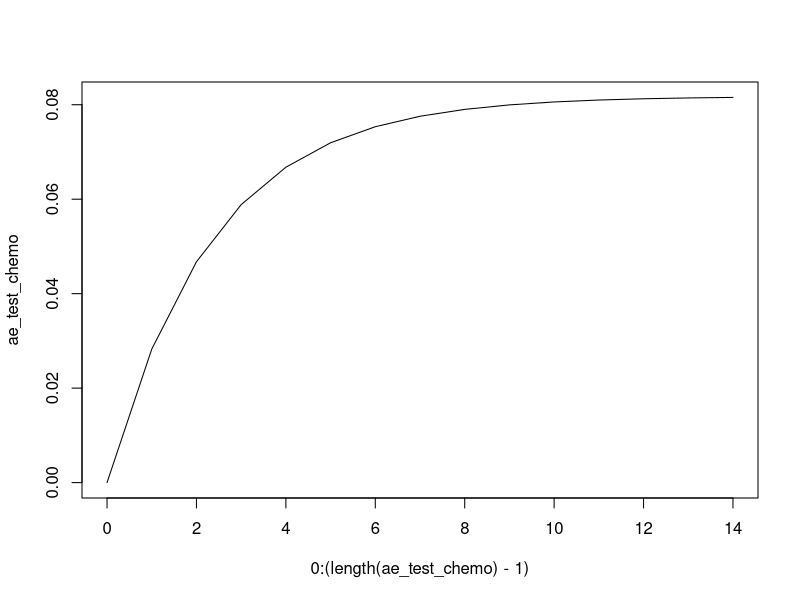
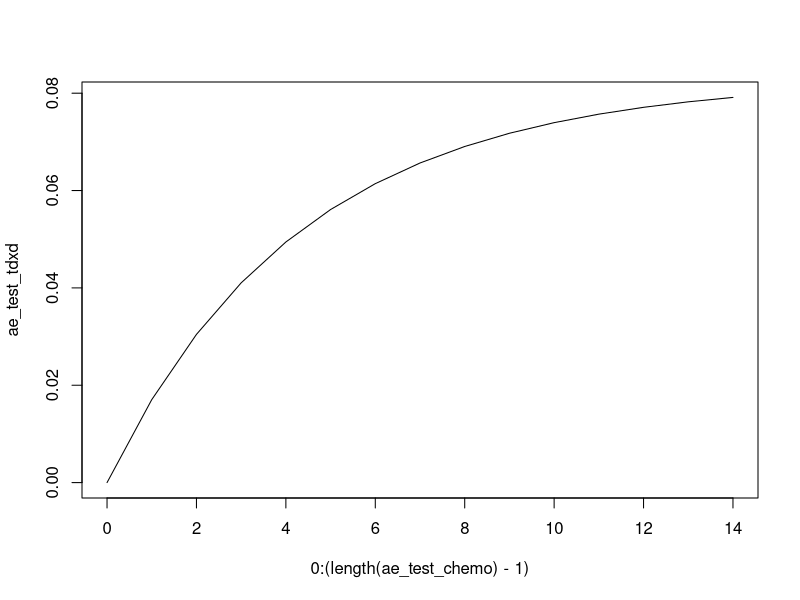
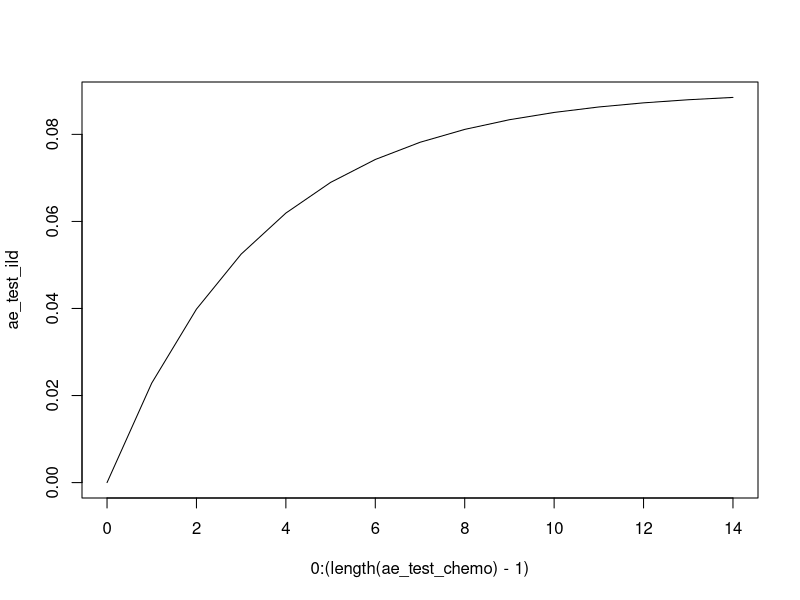

Reproduce these figures in R, in order.
#This code was created by Marcus Moen, MS and edited by James Dickerson, MD, MS.
#Oversight from Jeremy Goldhaber-Feibert, PhD and Fernando Alarid-Escudero, Ph.D.

options(scipen=999)

#The target variables in line 161 are the values we are calibrating to. Change this if you want to change the calibration
#The sd corresponding to the targets is found at line 296

#Function for calculating the standard error of a survival curve given 
#number at risk, n_risk, number of deaths at each timestep, n_deaths, and the survival probabilities, surv_prob

library(expm)
library(ggplot2)

#Function for finding the transition matrices such that they can be imported to the CEA file
#Takes as its input the optimal values for the eval_variables function and outputs a list of transition matrices
transition_matrices_7state <- function(input_var, calibrate=T){
  #print("RUNNING")
  
  r_pf2prog <- input_var[1] #Rate 1
  r_prog2death <- input_var[2] #Rate 2
  hr_pf2prog_chemo2tdxd <- input_var[3]
  
  #Variables for the AEs in chemo
  gamma_chemo <- input_var[4]
  alpha_chemo <- input_var[5]
  
  #Variables for the AEs in Tdxd
  gamma_tdxd <- input_var[6]
  alpha_tdxd <- input_var[7]
  
  #Variables for the ILDs in Tdxd
  gamma_ILD <- input_var[8]
  alpha_ILD <- input_var[9]
  
  #Rate of dying from other causes (background mortality)
  r_OC_death <- rep(c(0.000455117,0.000667712,0.000939403,0.001487732,0.002481213, 0.004368355, 0.008008381,0.014505686, 0.024617632)
                    ,each=(12*5))
  
  #Takes to long to calibrate if we use the whole length (we do not need the whole lenght to calibrate)
  if(calibrate){
    n <- 40
  }else{
    #n <- length(r_OC_death)
    n <- 121
  }
  #The rate of getting an AE and being discontinued. (Needs updating)
  Ft_chemo <- c()
  Ft_tdxd <- c()
  Ft_tdxd_ILD <- c()
  
  Ht_chemo <- c()
  Ht_tdxd <- c()
  Ht_tdxd_ILD <- c()
  
  r_AE <- c()
  r_AE_tdxd <- c()
  r_ILD <- c()
  r_ILD_tdxd <- c()
  for(t in 1:(n+1)){
    Ft_chemo <- append(Ft_chemo, alpha_chemo*(1-exp(-gamma_chemo*t)))
    Ft_tdxd <- append(Ft_tdxd, alpha_tdxd*(1-exp(-gamma_tdxd*t)))
    Ft_tdxd_ILD <- append(Ft_tdxd_ILD, alpha_ILD*(1-exp(-gamma_ILD*t)))
    
    Ht_chemo <- append(Ht_chemo, -log(1-Ft_chemo[t]))
    Ht_tdxd <- append(Ht_tdxd, -log(1-Ft_tdxd[t]))
    Ht_tdxd_ILD <- append(Ht_tdxd_ILD, -log(1-Ft_tdxd_ILD[t]))
    
    if(t > 1){
      r_AE <- append(r_AE, Ht_chemo[t]-Ht_chemo[t-1])
      r_AE_tdxd <- append(r_AE_tdxd, Ht_tdxd[t]-Ht_tdxd[t-1])
      r_ILD <- append(r_ILD, 0)
      r_ILD_tdxd <- append(r_ILD_tdxd, Ht_tdxd_ILD[t]-Ht_tdxd_ILD[t-1])
    }
  }
  
  
  #Defining some hazard ratios (Dummy variables for now, maybe changed later)
  hr_pfAE2progAE <- 1
  hr_progAE2death <- 1
  hr_pfae2prog_chemo2tdxd <- 1
  hr_pf2prog2death_chemo2tdxd <- 1
  hr_pfAE2progAE2death_chemo2tdxd <- 1
  hr_pf2progILD_chemo2tdxd <- 1
  hr_pf2progILD2death_chemo2tdxd <- 1
  
  
  #Finding the relationship between the rates
  r_pfAE2progAE <- r_pf2prog*hr_pfAE2progAE
  r_pf2progILD <- r_pf2prog*0
  r_pf2progILD_death <- r_prog2death*0
  r_progAE2death <- r_prog2death*hr_progAE2death
  
  
  r_pf2prog_tdxd <- r_pf2prog*hr_pf2prog_chemo2tdxd
  r_pfAE2progAE_tdxd <- r_pf2prog*hr_pfae2prog_chemo2tdxd
  r_prog2death_tdxd <- r_prog2death*hr_pf2prog2death_chemo2tdxd
  r_progAE2death_tdxd <- r_prog2death*hr_pfAE2progAE2death_chemo2tdxd
  r_pf2progILD_tdxd <- r_pf2prog*hr_pf2progILD_chemo2tdxd
  r_pf2progILD_death_tdxd <- r_prog2death*hr_pf2progILD2death_chemo2tdxd
  
  P_chemo <- list()
  P_tdxd <- list()
  
  for(t in 1:n){
    #Creating the transition matrices
    G_chemo <- matrix(c(-(r_pf2prog + r_OC_death[t] + r_AE[t] + r_ILD[t]), r_AE[t], r_ILD[t], r_pf2prog, 0, 0, r_OC_death[t],
                        0, -(r_pfAE2progAE + r_OC_death[t]), 0, 0, r_pfAE2progAE, 0, r_OC_death[t],
                        0, 0, -(r_pf2progILD + r_OC_death[t]), 0, 0, r_pf2progILD, r_OC_death[t],
                        0, 0, 0, -(r_OC_death[t] + r_prog2death), 0, 0, (r_OC_death[t] + r_prog2death),
                        0, 0, 0, 0, -(r_OC_death[t] + r_progAE2death), 0, (r_OC_death[t] + r_progAE2death),
                        0, 0, 0, 0, 0, -(r_OC_death[t] + r_pf2progILD_death), (r_OC_death[t] + r_pf2progILD_death),
                        0, 0, 0, 0, 0, 0, 0), 
                      ncol = 7, nrow = 7,
                      dimnames = list(c("PF", "PF_AE", "PF_ILD", "Prog", "Prog_AE", "Prog_ILD", "Death"),
                                      c("PF", "PF_AE", "PF_ILD", "Prog", "Prog_AE", "Prog_ILD", "Death")),
                      byrow = T
    )
    #print("This is G_chemo:")
    #print(G_chemo)
    
    G_tdxd <- matrix(c(-(r_pf2prog_tdxd + r_OC_death[t] + r_AE_tdxd[t] + r_ILD_tdxd[t]), r_AE_tdxd[t], r_ILD_tdxd[t], r_pf2prog_tdxd, 0, 0, r_OC_death[t],
                        0, -(r_pfAE2progAE_tdxd + r_OC_death[t]), 0, 0, r_pfAE2progAE_tdxd, 0, r_OC_death[t],
                        0, 0, -(r_pf2progILD_tdxd + r_OC_death[t]), 0, 0, r_pf2progILD_tdxd, r_OC_death[t],
                        0, 0, 0, -(r_OC_death[t] + r_prog2death_tdxd), 0, 0, (r_OC_death[t] + r_prog2death_tdxd),
                        0, 0, 0, 0, -(r_OC_death[t] + r_progAE2death_tdxd), 0, (r_OC_death[t] + r_progAE2death_tdxd),
                        0, 0, 0, 0, 0, -(r_OC_death[t] + r_pf2progILD_death_tdxd), (r_OC_death[t] + r_pf2progILD_death_tdxd),
                        0, 0, 0, 0, 0, 0, 0), 
                      ncol = 7, nrow = 7,
                      dimnames = list(c("PF", "PF_AE", "PF_ILD", "Prog", "Prog_AE", "Prog_ILD", "Death"),
                                      c("PF", "PF_AE", "PF_ILD", "Prog", "Prog_AE", "Prog_ILD", "Death")),
                      byrow = T
    )
    
    #Find paper that proves this!
    A_chemo <- expm(G_chemo)
    #print("This is A_chemo:")
    #print(A_chemo)
    A_tdxd <- expm(G_tdxd)
    
    P_chemo[[t]] <- A_chemo
    P_tdxd[[t]] <- A_tdxd
    
  }
  
  matrices <- list(P_chemo, P_tdxd)
  return(matrices)
}




#Input:
#input_var = a list of three values, the rate from PF to P, the rate from P to D, and the HR.
#Output:
#The square error when using the given inputs.
eval_variables_7state <- function(input_var, target_var = c(median_os_chemo = 16.8, 
                                                     median_pf_chemo = 5.1, 
                                                     median_os_tdxd = 23.4, 
                                                     median_pf_tdxd = 9.9, 
                                                     target_ae_tdxd_chemo = 0.081, 
                                                     target_ae_tdxd = 0.0757, 
                                                     target_ild_tdxd = 0.0863)){
  
  
  r_pf2prog <- input_var[1] #Rate 1
  r_prog2death <- input_var[2] #Rate 2
  hr_pf2prog_chemo2tdxd <- input_var[3]
  
  gamma_chemo <- input_var[4]
  alpha_chemo <- input_var[5]
  
  gamma_tdxd <- input_var[6]
  alpha_tdxd <- input_var[7]
  
  gamma_ILD <- input_var[8]
  alpha_ILD <- input_var[9]
  
  
  matrix_list <- transition_matrices_7state(input_var)
  A_chemo_list <- matrix_list[[1]]
  A_tdxd_list <- matrix_list[[2]]
  
  #target_var <- tail(input_var,7)
  

  #The extracted Kaplan-Meier values
  median_os_chemo <- target_var[1]
  median_pf_chemo <- target_var[2]
  median_os_tdxd <- target_var[3]
  median_pf_tdxd <- target_var[4]
  
  target_ae_chemo <- target_var[5]
  target_ae_tdxd <- target_var[6]
  target_ild_tdxd <- target_var[7]
  
  
  
  #Vectors for storing the estimates of the KM curves
  km_os_chemo_model <- c()
  km_pf_chemo_model <- c()
  km_os_tdxd_model <- c()
  km_pf_tdxd_model <- c()
  
  cum_AE_chemo_model <- c()
  cum_AE_tdxd_model <- c()
  cum_ILD_model <- c()
  
  
  n = 30
  
  #Start states
  s0_chemo <- c(1,0,0,0,0,0,0)
  s0_tdxd <- c(1,0,0,0,0,0,0)
  
  survival_chemo <- s0_chemo[1]+s0_chemo[4]
  km_os_chemo_model <- append(km_os_chemo_model, survival_chemo)
  km_pf_chemo_model <- append(km_pf_chemo_model, s0_chemo[1])
  
  survival_tdxd <- s0_tdxd[1]+s0_tdxd[4]
  km_os_tdxd_model <- append(km_os_tdxd_model, survival_tdxd)
  km_pf_tdxd_model <- append(km_pf_tdxd_model, s0_tdxd[1])
  
  cum_AE_chemo_model <- append(cum_AE_chemo_model, 0)
  cum_AE_tdxd_model <- append(cum_AE_tdxd_model, 0)
  cum_ILD_model <- append(cum_ILD_model, 0)
  
  
  model_os_chemo <- 0
  model_pf_chemo <- 0
  model_os_tdxd <- 0
  model_pf_tdxd <- 0
  
  #Do the simulations
  for(t in 1:n){
    
    A_chemo <- A_chemo_list[[t]]
    A_tdxd <- A_tdxd_list[[t]]
    
    
    
    s1_chemo <- s0_chemo %*% A_chemo
    s1_tdxd <- s0_tdxd %*% A_tdxd
    
    #survival_chemo <- s1_chemo[1]+s1_chemo[4]
    #km_os_chemo_model <- append(km_os_chemo_model, survival_chemo)
    #km_pf_chemo_model <- append(km_pf_chemo_model, s1_chemo[1])
    
    #survival_tdxd <- s1_tdxd[1]+s1_tdxd[4]
    #km_os_tdxd_model <- append(km_os_tdxd_model, survival_tdxd)
    #km_pf_tdxd_model <- append(km_pf_tdxd_model, s1_tdxd[1])
    
    survival_chemo <- km_os_chemo_model[t]*(s1_chemo[1]+s1_chemo[4])/(s1_chemo[1]+s1_chemo[4]+s0_chemo[1]*A_chemo[1,7]+s0_chemo[4]*A_chemo[4,7])
    km_os_chemo_model <- append(km_os_chemo_model, survival_chemo)
    km_pf_chemo_model <- append(km_pf_chemo_model, km_pf_chemo_model[t]*s1_chemo[1]/(s1_chemo[1]+s0_chemo[1]*A_chemo[1,4]+s0_chemo[1]*A_chemo[1,7]))
    
    survival_tdxd <- km_os_tdxd_model[t]*(s1_tdxd[1]+s1_tdxd[4])/(s1_tdxd[1]+s1_tdxd[4]+s0_tdxd[1]*A_tdxd[1,7]+s0_tdxd[4]*A_tdxd[4,7])
    km_os_tdxd_model <- append(km_os_tdxd_model, survival_tdxd)
    km_pf_tdxd_model <- append(km_pf_tdxd_model, km_pf_tdxd_model[t]*(s1_tdxd[1])/(s1_tdxd[1]+s0_tdxd[1]*A_tdxd[1,4]+s0_tdxd[1]*A_tdxd[1,7]))
    
    cum_AE_chemo_model <- append(cum_AE_chemo_model, cum_AE_chemo_model[t]+s0_chemo[1]*A_chemo[1,2])
    cum_AE_tdxd_model <- append(cum_AE_tdxd_model, cum_AE_tdxd_model[t]+s0_tdxd[1]*A_tdxd[1,2])
    cum_ILD_model <- append(cum_ILD_model, cum_ILD_model[t]+s0_tdxd[1]*A_tdxd[1,3])
    
    if((km_os_chemo_model[t+1]<0.5) && (model_os_chemo == 0)){
      model_os_chemo <- t
    }
    if((km_pf_chemo_model[t+1]<0.5) && (model_pf_chemo == 0)){
      model_pf_chemo <- t
    }
    if((km_os_tdxd_model[t+1]<0.5) && (model_os_tdxd == 0)){
      model_os_tdxd <- t
    }
    if((km_pf_tdxd_model[t+1]<0.5) && (model_pf_tdxd == 0)){
      model_pf_tdxd <- t
    }
    
    
    s0_chemo <- s1_chemo
    s0_tdxd <- s1_tdxd
    
  }
  
  model_ae_chemo <- cum_AE_chemo_model[12]
  model_ae_tdxd <- cum_AE_tdxd_model[12]
  model_ild_chemo <- cum_ILD_model[12]
  
  
  #Calculate the likelihood
  
  v_target <- c(median_os_chemo, median_pf_chemo, median_os_tdxd, median_pf_tdxd, target_ae_chemo, target_ae_tdxd, target_ild_tdxd)
  v_target_sd <- c(1.4,0.66,1.22,0.59,0.0203,0.0189,0.0216)
  v_output <- c(model_os_chemo, model_pf_chemo, model_os_tdxd, model_pf_tdxd, model_ae_chemo, model_ae_tdxd, model_ild_chemo)
  
  nllik <- -sum(dnorm(x = v_target, mean = v_output, sd = v_target_sd, log = TRUE))
  
  return(nllik)
}



#Find the optimal values (Here we could do a wider search for starting values since we might have missed the global optimum.)
fit_out <- optim(c(0.15, 0.08, 0.5, 0.2, 0.2, 0.2, 0.2, 0.2, 0.2), 
                 eval_variables_7state,
                 hessian = T)

m_cov <- solve(fit_out$hessian)
m_cor <- cov2cor(m_cov)
v_se <- sqrt(diag(m_cov))

#Extract the optimal values for our three variables
opt_var <- fit_out$par

opt_var

find_opt_var_7state <- function(target = c(median_os_chemo = 16.8, 
                                            median_pf_chemo = 5.1, 
                                            median_os_tdxd = 23.4, 
                                            median_pf_tdxd = 9.9, 
                                            target_ae_tdxd_chemo = 0.081, 
                                            target_ae_tdxd = 0.0757, 
                                            target_ild_tdxd = 0.0863)){
  fit_out <- optim(c(0.15, 0.08, 0.5, 0.2, 0.2, 0.2, 0.2, 0.2, 0.2),
                   eval_variables_7state,
                   target_var = target)
  opt_var <- fit_out$par
  
  return(opt_var)
}



#Find the optimal transition matrices
tm <- transition_matrices_7state(opt_var, calibrate = F)







#Plot the correct KM-curves vs the cureves from our model. This part of the file is used for validation


#The transitions from rate to probability is found in https://journals.sagepub.com/doi/pdf/10.1177/0272989X05282637 Figure 3
plot_function <- function(input_var){
  
  r_pf2p_chemo <- input_var[1] 
  r_p2d_chemo <- input_var[2] 
  hr <- input_var[3]
  
  gamma_chemo <- input_var[4]
  alpha_chemo <- input_var[5]
  
  gamma_tdxd <- input_var[6]
  alpha_tdxd <- input_var[7]
  
  gamma_ILD <- input_var[8]
  alpha_ILD <- input_var[9]
  
  matrix_list <- transition_matrices_7state(input_var)
  A_chemo_list <- matrix_list[[1]]
  A_tdxd_list <- matrix_list[[2]]
  
  
  #The extracted Kaplan-Meier values
  km_os_chemo <- c(1, 0.986, 0.981, 0.957, 0.94, 0.927, 0.884, 0.841, 0.793, 0.738, 0.712, 0.683, 0.669, 0.634)#, 0.610, 0.566, 0.520, 0.484, 0.459, 0.460, 0.457, 0.419, 0.375)
  km_pf_chemo <- c(1, 0.983, 0.756, 0.62, 0.603, 0.501, 0.439, 0.398, 0.34, 0.277, 0.268, 0.226, 0.217, 0.185) 
  km_os_tdxd <- c(1, 0.992, 0.985, 0.967, 0.958, 0.939, 0.928, 0.899, 0.87, 0.857, 0.829, 0.815, 0.793, 0.774)#, 0.742, 0.731, 0.688, 0.661, 0.623, 0.586, 0.566, 0.539, 0.507, 0.500, 0.484)
  km_pf_tdxd <- c(1, 0.988, 0.896, 0.82, 0.809, 0.765, 0.681, 0.633, 0.592, 0.554, 0.491, 0.457, 0.422, 0.386)#, 0.371, 0.363, 0.339, 0.31, 0.295, 0.274, 0.259) 
  
  #Vectors for storing the estimates of the KM curves
  km_os_chemo_model <- c()
  km_pf_chemo_model <- c()
  km_os_tdxd_model <- c()
  km_pf_tdxd_model <- c() 
  
  
  n = max(length(km_os_chemo), length(km_pf_chemo), length(km_os_tdxd), length(km_pf_tdxd))
  
  #Start states
  s0_chemo <- c(1,0,0,0,0,0,0)
  s0_tdxd <- c(1,0,0,0,0,0,0)
  
  survival_chemo <- s0_chemo[1]+s0_chemo[4]
  km_os_chemo_model <- append(km_os_chemo_model, survival_chemo)
  km_pf_chemo_model <- append(km_pf_chemo_model, s0_chemo[1])
  
  survival_tdxd <- s0_tdxd[1]+s0_tdxd[4]
  km_os_tdxd_model <- append(km_os_tdxd_model, survival_tdxd)
  km_pf_tdxd_model <- append(km_pf_tdxd_model, s0_tdxd[1])
  
  ae_test_chemo <- c(0)
  ae_test_tdxd <- c(0)
  ae_test_ild <- c(0)
  
  
  for(t in 1:n){
    A_chemo <- A_chemo_list[[t]]
    A_tdxd <- A_tdxd_list[[t]]
    
    s1_chemo <- s0_chemo %*% A_chemo
    s1_tdxd <- s0_tdxd %*% A_tdxd
    
    #survival_chemo <- s1_chemo[1]+s1_chemo[4]
    #km_os_chemo_model <- append(km_os_chemo_model, survival_chemo)
    #km_pf_chemo_model <- append(km_pf_chemo_model, s1_chemo[1])
    
    #survival_tdxd <- s1_tdxd[1]+s1_tdxd[4]
    #km_os_tdxd_model <- append(km_os_tdxd_model, survival_tdxd)
    #km_pf_tdxd_model <- append(km_pf_tdxd_model, s1_tdxd[1])
    
    survival_chemo <- km_os_chemo_model[t]*(s1_chemo[1]+s1_chemo[4])/(s1_chemo[1]+s1_chemo[4]+s0_chemo[1]*A_chemo[1,7]+s0_chemo[4]*A_chemo[4,7])
    km_os_chemo_model <- append(km_os_chemo_model, survival_chemo)
    km_pf_chemo_model <- append(km_pf_chemo_model, km_pf_chemo_model[t]*s1_chemo[1]/(s1_chemo[1]+s0_chemo[1]*A_chemo[1,4]+s0_chemo[1]*A_chemo[1,7]))
    
    survival_tdxd <- km_os_tdxd_model[t]*(s1_tdxd[1]+s1_tdxd[4])/(s1_tdxd[1]+s1_tdxd[4]+s0_tdxd[1]*A_tdxd[1,7]+s0_tdxd[4]*A_tdxd[4,7])
    km_os_tdxd_model <- append(km_os_tdxd_model, survival_tdxd)
    km_pf_tdxd_model <- append(km_pf_tdxd_model, km_pf_tdxd_model[t]*(s1_tdxd[1])/(s1_tdxd[1]+s0_tdxd[1]*A_tdxd[1,4]+s0_tdxd[1]*A_tdxd[1,7]))
    
    ae_test_chemo <- append(ae_test_chemo, ae_test_chemo[t]+s0_chemo[1]*A_chemo[1,2])
    ae_test_tdxd <- c(ae_test_tdxd, ae_test_tdxd[t]+s0_tdxd[1]*A_tdxd[1,2])
    ae_test_ild <- c(ae_test_ild, ae_test_ild[t]+s0_tdxd[1]*A_tdxd[1,3])
    
    s0_chemo <- s1_chemo
    s0_tdxd <- s1_tdxd
    
  }
  
  
  
  m = min(length(km_os_chemo), length(km_pf_chemo), length(km_os_tdxd), length(km_pf_tdxd))
  idx <- 1:m
  df <- data.frame(idx, km_os_chemo_model[1:m], km_os_tdxd_model[1:m], km_os_chemo[1:m])
  
  
  
  
  # plot1 <- ggplot(df, aes(x=idx)) + 
  #   geom_line(aes(y = km_os_chemo_model[1:m]), color = "red") + 
  #   geom_line(aes(y = km_os_chemo[1:m]), color="blue", linetype="twodash") +
  #   ylim(0, 1) +
  #   ylab("Probability") +
  #   xlab("Month") +
  #   ggtitle("OS physician's choice")+
  #   scale_x_continuous(breaks = round(seq(0, 18, by = 3),1))+theme(axis.text=element_text(size=12),
  #                                                                  axis.title=element_text(size=14))
  # 
  # plot2 <- ggplot(df, aes(x=idx)) + 
  #   geom_line(aes(y = km_os_tdxd_model[1:m]), color = "red") + 
  #   geom_line(aes(y = km_os_tdxd[1:m]), color="blue", linetype="twodash") +
  #   ylim(0, 1) +
  #   ylab("Probability")+
  #   xlab("Month")+
  #   ggtitle("OS T-DxD")+
  #   scale_x_continuous(breaks = round(seq(0, 18, by = 3),1))+theme(axis.text=element_text(size=12),
  #                                                                  axis.title=element_text(size=14))
  # 
  # plot3 <- ggplot(df, aes(x=idx)) + 
  #   geom_line(aes(y = km_pf_chemo_model[1:m]), color = "red") + 
  #   geom_line(aes(y = km_pf_chemo[1:m]), color="blue", linetype="twodash") +
  #   ylim(0, 1) +
  #   ylab("Probability")+
  #   xlab("Month")+
  #   ggtitle("PFS physician's choice")+
  #   scale_x_continuous(breaks = round(seq(0, 18, by = 3),1))+theme(axis.text=element_text(size=12),
  #                                                                  axis.title=element_text(size=14))
  # 
  # plot4 <- ggplot(df, aes(x=idx)) + 
  #   geom_line(aes(y = km_pf_tdxd_model[1:m]), color = "red") + 
  #   geom_line(aes(y = km_pf_tdxd[1:m]), color="blue", linetype="twodash") +
  #   ylim(0, 1) +
  #   ylab("Probability")+
  #   xlab("Month")+
  #   ggtitle("PFS T-DxD")+
  #   scale_x_continuous(breaks = round(seq(0, 18, by = 3),1))+theme(axis.text=element_text(size=12),
  #                                                                  axis.title=element_text(size=14))
  
  print(ae_test_chemo)
  print(ae_test_tdxd)
  print(ae_test_ild)
  plot(0:(length(ae_test_chemo)-1), ae_test_chemo, type = "l")
  plot(0:(length(ae_test_chemo)-1), ae_test_tdxd, type = "l")
  plot(0:(length(ae_test_chemo)-1), ae_test_ild, type = "l")
  
  # ggarrange(plot1, plot2, plot3, plot4,
  #           ncol = 2, nrow = 2, common.legend = TRUE,legend="bottom") 
  
}


plot_function(opt_var)
